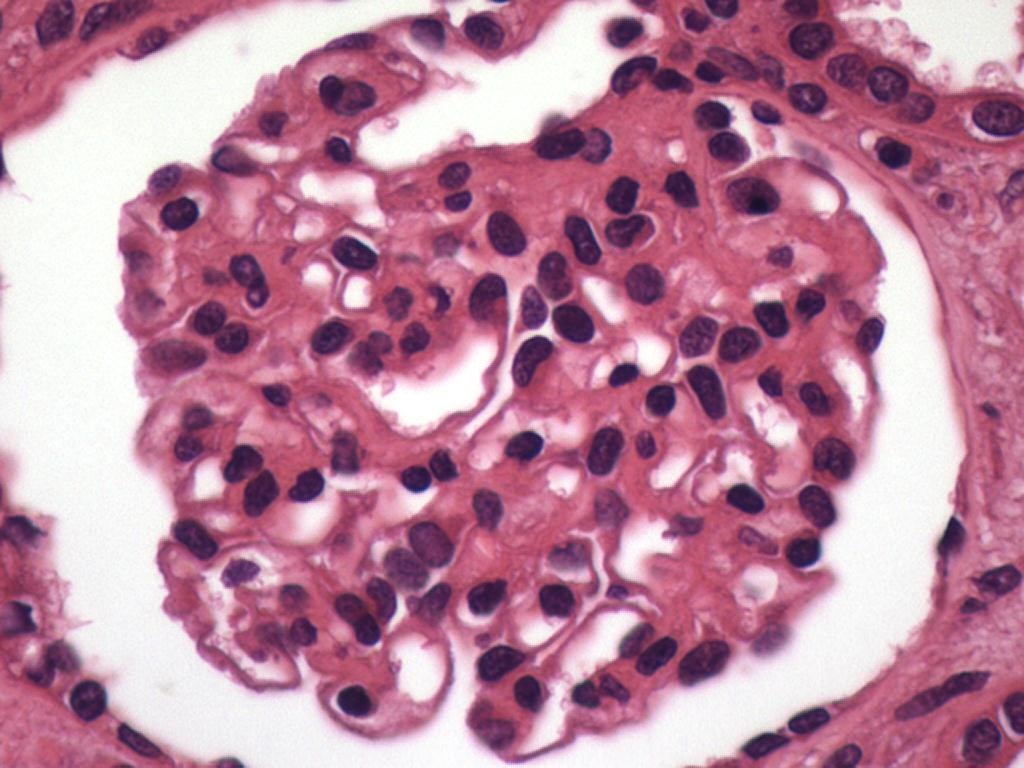
#> input picture image processing/test/test/img/norma3.jpg, 1024 x 768 px, found by its file name
$ python projeto.py   (Python 2 division)   (older library calls are emulated)
#> lines starting #> are read from the running program, lines starting #| are printed output that depends on the picture
# -*- coding: utf-8 -*-
"""
Created on Sun Jan 11 02:59:31 2015
@authors: George Barros && Diego Leite

Universidade Estadual de Feira de Santana - UEFS.
Fundação Osvaldo Cruz - Fiocruz.
PathoSpot: Research Project - Computer Vision System from identification of kidney lesions by histological images.
Feira de Santana/BA, Brasil.
--------------------------------------------------------------------------------------------
OBS:

As etapas do nosso sistema de visão computacional são, de modo geral:

    1 - Pré-Processamento{ Ajuste de intensidade de pixels, eliminação de ruídos, etc}
    2 - Seguimentação{ Identificação dos núcleos, e atribuição de um valor padrão, com o qual nós possamos identifica-los}
    3 - Extração de Características{ Extrair os clusters, contar os núcleos por cluster}
    4 - Interpretação ou Classificação{ Processo de Classificação, utilização do classificador, se for necessário. Ou o IF}

"""
from pylab import *
import ia636 as ia #Utilizei nas operações matemáticas com a imagem, na etapa de pré-processamento
from ia636 import iacircle
from skimage.filter import threshold_otsu # Binarização
from skimage.restoration import denoise_tv_chambolle # Filtro de Suavização
from skimage  import img_as_ubyte
#from skimage.color import rgb2gray
from skimage import io
from skimage.feature import blob_log, blob_dog, blob_doh
from PIL import Image, ImageOps
from matplotlib import pyplot
from math import sqrt

imRGB = Image.open('img/norma3.jpg') #imagem RGB
#> imRGB is the input picture: PIL image 1024x768 RGB; mean R, G, B 187.8, 133.4, 156.9
imGrayLevel = array(imRGB.convert('L'))# Convertendo imagem para nível de cinza
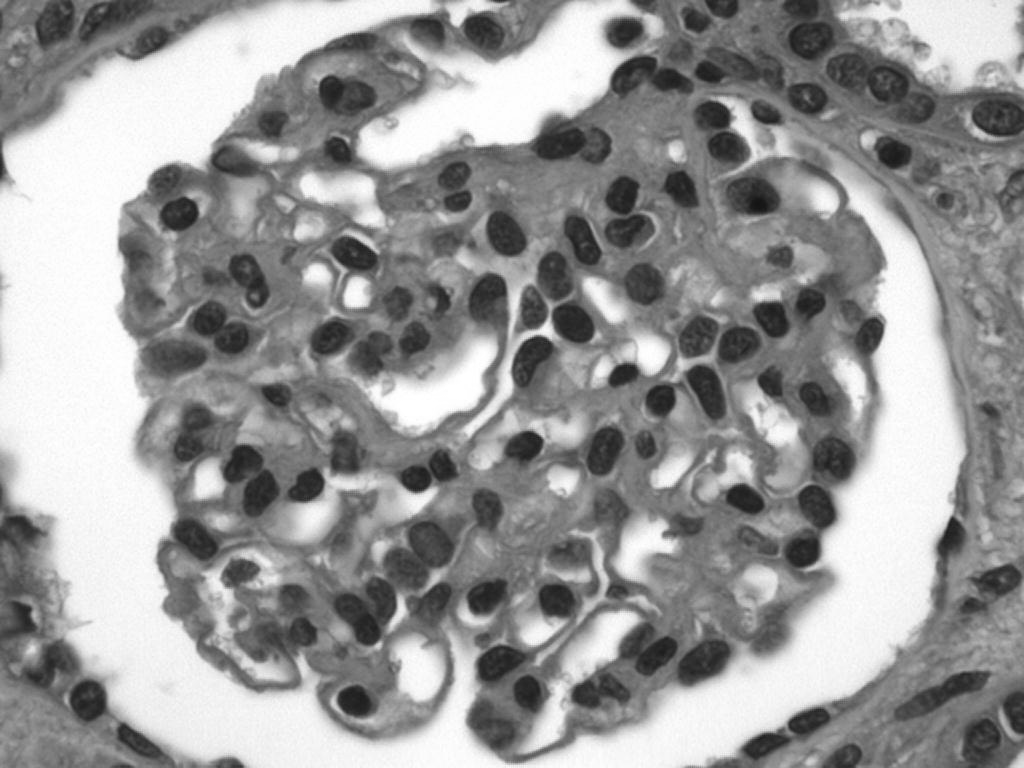
#> imGrayLevel: shape (768, 1024); min 20, max 255, mean 152.3
#imRGB = array(imRGB) #Mudando o tipo da imagem pra poder realizar as operações
#FIGURA 1
fig, ax = plt.subplots(2, 3, figsize=(14, 8))
fig.suptitle('PathoSpot - Pre-processing and threshold')
ax1, ax2, ax3, ax4, ax5, ax6= ax.ravel()


"""............PRÉ-PROCESSAMENTO..........."""
def preProcessing(imGrayLevel):

    #Escopo de algumas Operações básicas utilizadas no pré-processamento:
    #..............................................
#> (the run stopped early here; a loop or call above may not have finished)

$ run again, with image processing/test/test/img/norma1.jpg copied over image processing/test/test/img/norma3.jpg
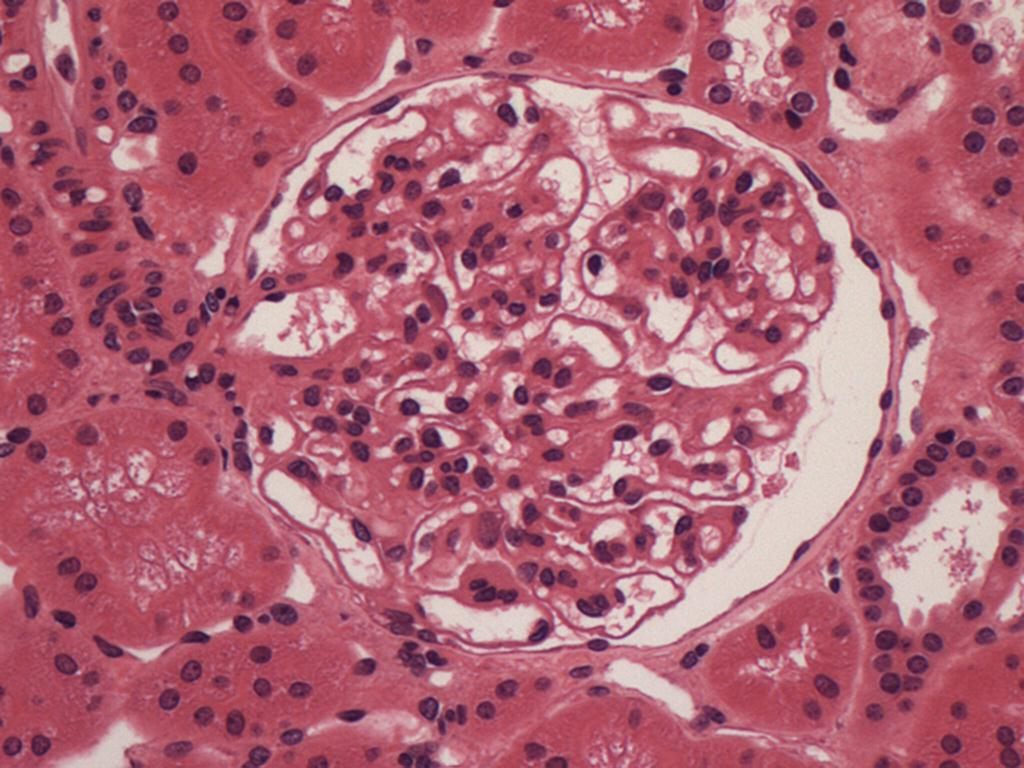
#> input picture image processing/test/test/img/norma1.jpg, 1024 x 768 px, found by its file name
#> imRGB is the input picture: PIL image 1024x768 RGB; mean R, G, B 176, 100.9, 118.3
#> `imGrayLevel = array(imRGB.convert('L'))# Convertendo imagem para nível..`:
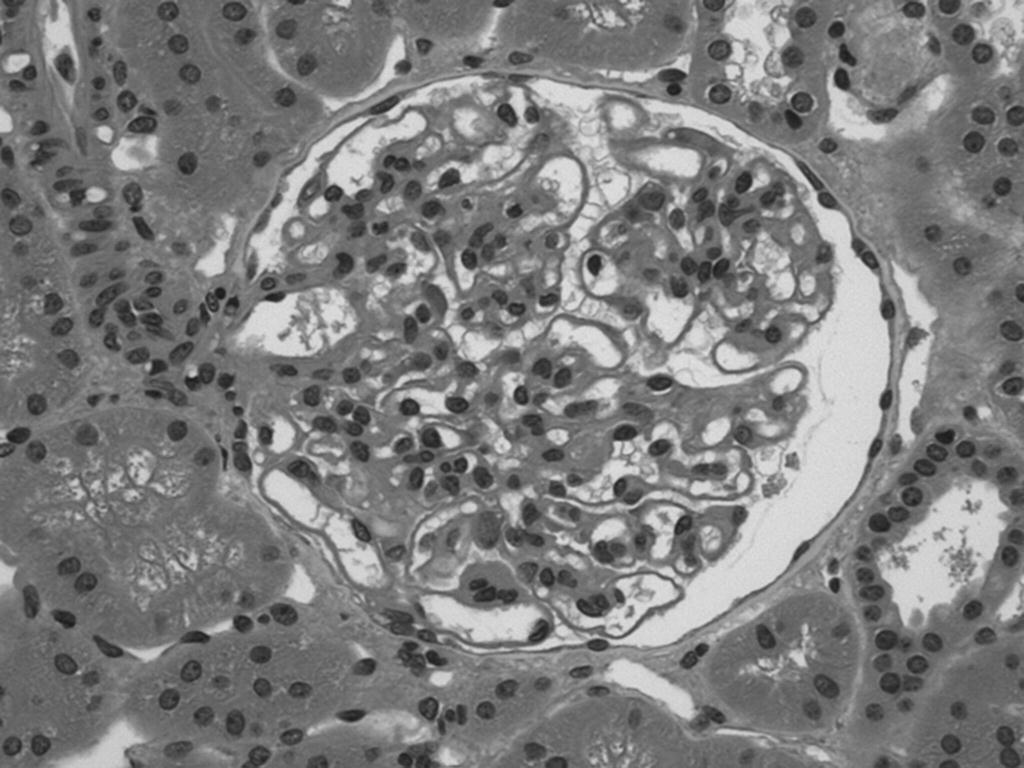
#> imGrayLevel: shape (768, 1024); min 26, max 227, mean 125.4

$ run again, with image processing/test/test/img/norma2.jpg copied over image processing/test/test/img/norma3.jpg
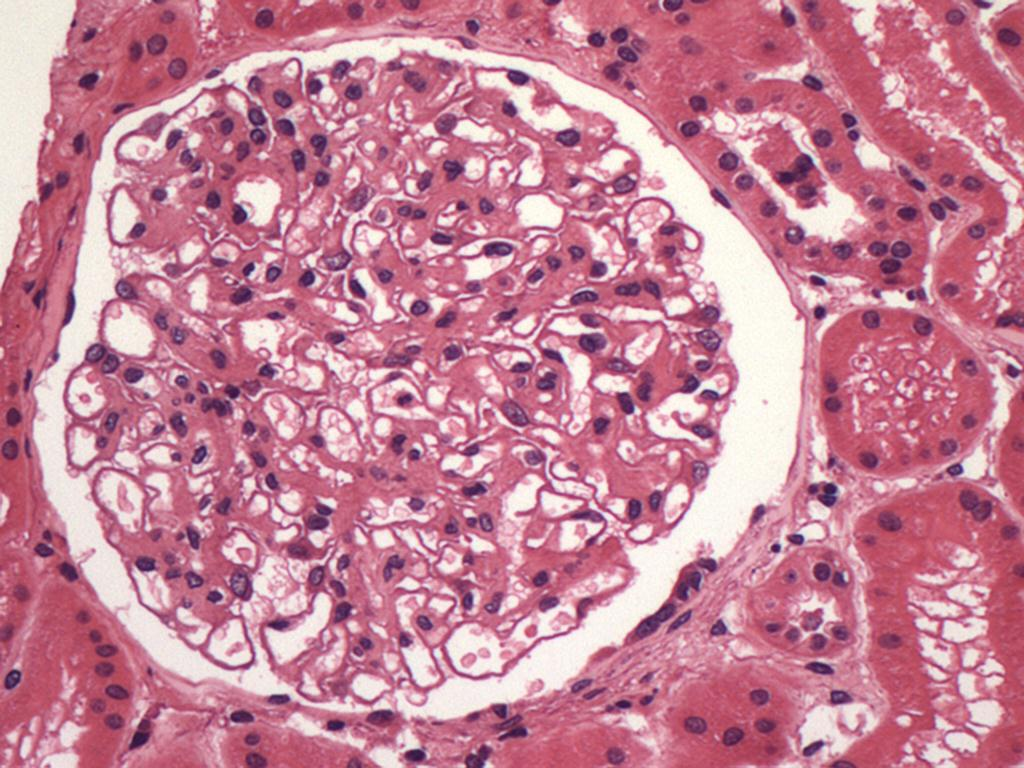
#> input picture image processing/test/test/img/norma2.jpg, 1024 x 768 px, found by its file name
#> imRGB is the input picture: PIL image 1024x768 RGB; mean R, G, B 198, 131, 151.7
#> `imGrayLevel = array(imRGB.convert('L'))# Convertendo imagem para nível..`:
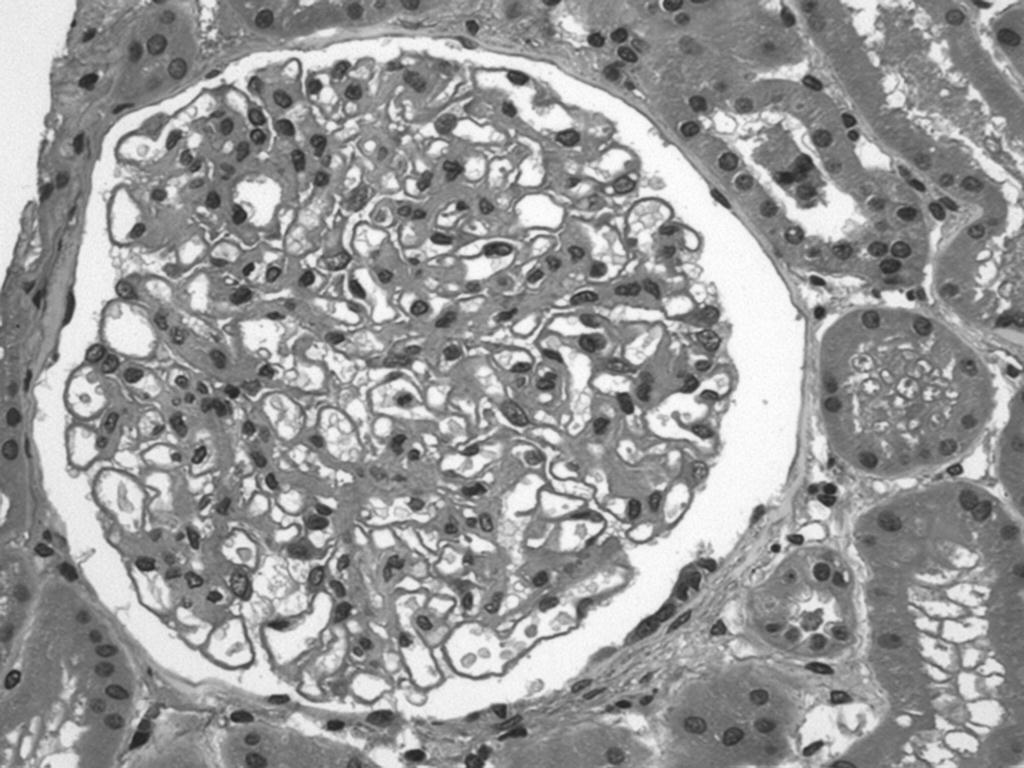
#> imGrayLevel: shape (768, 1024); min 31, max 254, mean 153.4

$ run again, with image processing/test/test/img/norma4.jpg copied over image processing/test/test/img/norma3.jpg
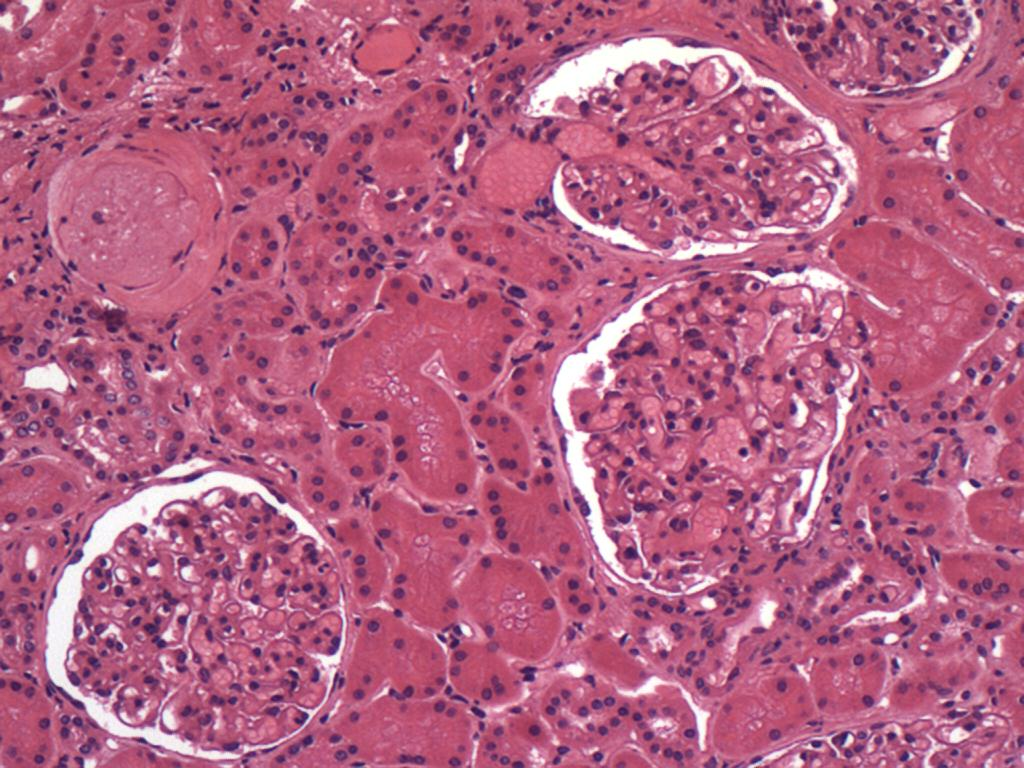
#> input picture image processing/test/test/img/norma4.jpg, 1024 x 768 px, found by its file name
#> imRGB is the input picture: PIL image 1024x768 RGB; mean R, G, B 179.8, 97.6, 131.4
#> `imGrayLevel = array(imRGB.convert('L'))# Convertendo imagem para nível..`:
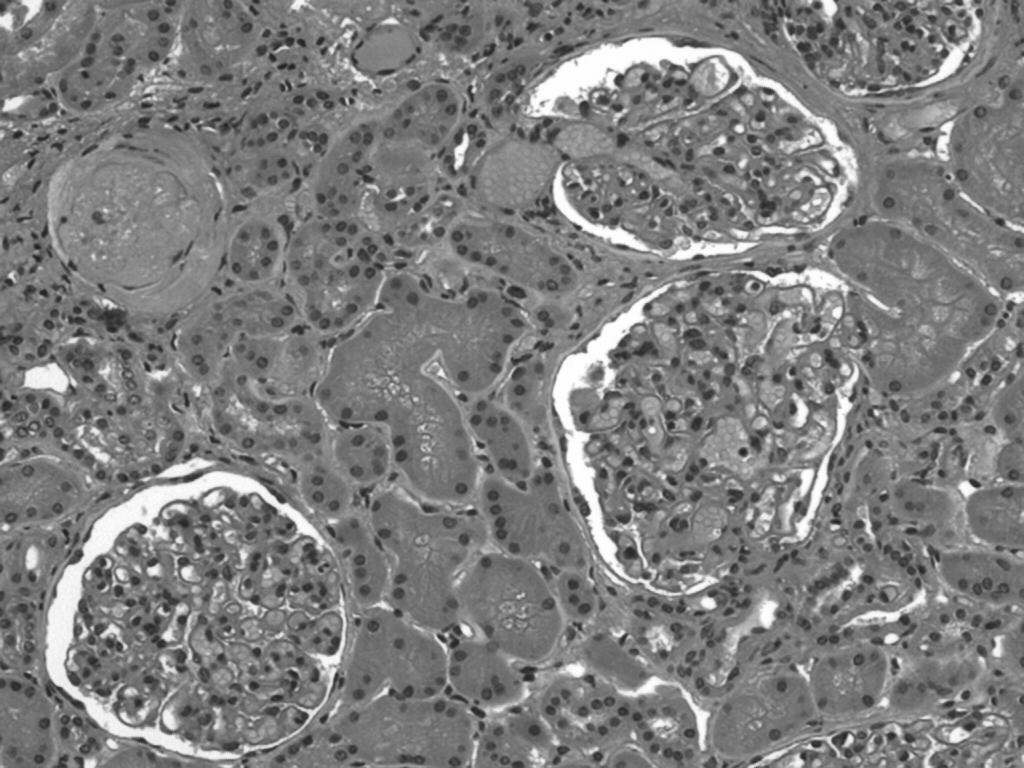
#> imGrayLevel: shape (768, 1024); min 30, max 255, mean 126.1
